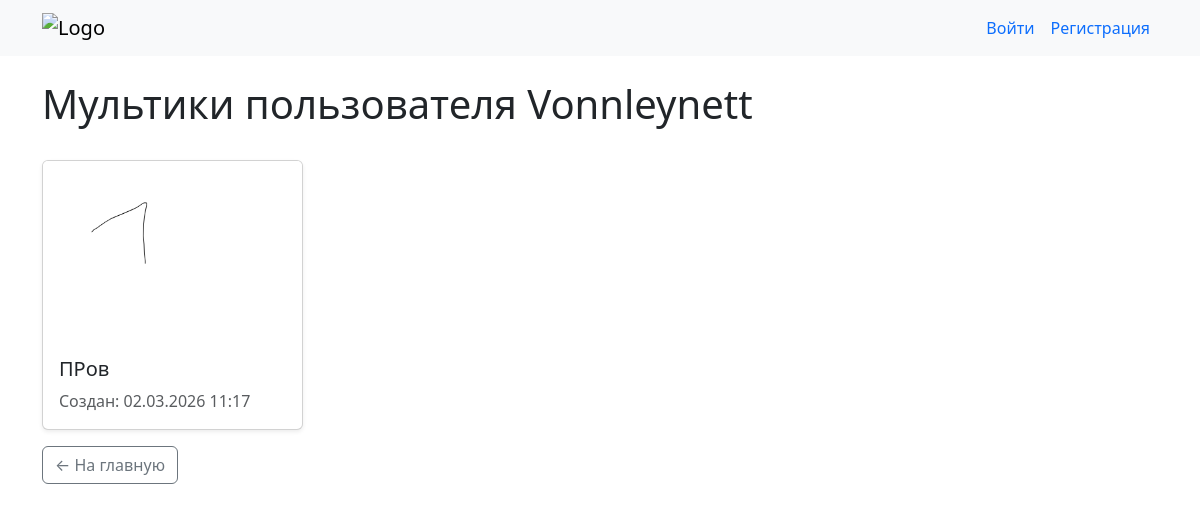
Before: /user/Vonnleynett/ with the older database file.
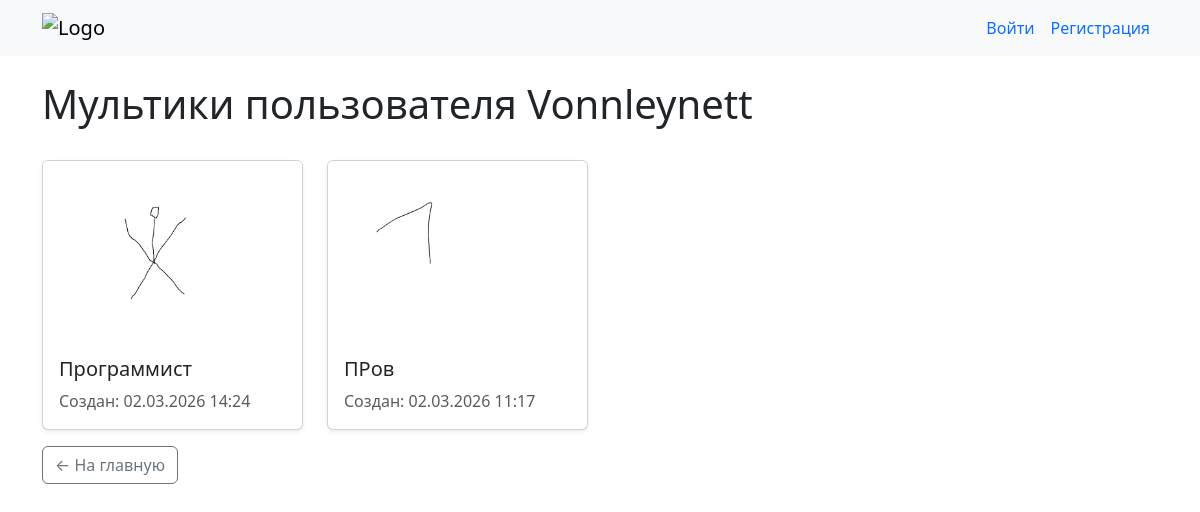
After: the same page with the newer database file.
### cartoons/models.py (models this page shows, shortened)
class Cartoon(models.Model):
    title = models.CharField(max_length=200, verbose_name="Название")
    author = models.ForeignKey(User, on_delete=models.CASCADE,
                               related_name='cartoons')
    created_at = models.DateTimeField(auto_now_add=True)
    updated_at = models.DateTimeField(auto_now=True)
    preview = models.ImageField(upload_to='cartoons/gifs/')
    frames_data = models.JSONField(default=dict, blank=True)
    fps = models.PositiveSmallIntegerField(default=12)
    class Meta:
        ordering = ['-created_at']  # сортировка по новизне

### cartoons/views.py (the view)
# urls.py: path('user/<str:username>/', views.user_profile, name='user_profile'),
def user_profile(request, username):
    user = get_object_or_404(User, username=username)
    cartoons = Cartoon.objects.filter(author=user).order_by('-created_at')
    return render(request, 'cartoons/user_profile.html', {
        'profile_user': user,
        'cartoons': cartoons
    })

### cartoons/templates/cartoons/user_profile.html (shortened to what this page needs)
{% extends "base.html" %}
{% load static %}
{% block content %}
<div class="d-flex justify-content-between align-items-center mb-4">
    <h1>Мультики пользователя {{ profile_user.username }}</h1>
</div>
<div class="row row-cols-1 row-cols-sm-2 row-cols-md-3 row-cols-lg-4 g-4">
    {% for cartoon in cartoons %}
    <div class="col">
        <div class="card h-100 shadow-sm">
            <a href="{% url 'detail' cartoon.pk %}" class="text-decoration-none text-dark">
                {% if cartoon.preview %}
                <img src="{{ cartoon.preview.url }}" class="card-img-top" alt="{{ cartoon.title }}" style="height: 180px; object-fit: cover;">
                {% else %}
                <div class="card-img-top bg-light d-flex align-items-center justify-content-center" style="height: 180px;">
                    <span class="text-muted">Нет превью</span>
                </div>
                {% endif %}
                <div class="card-body">
                    <h5 class="card-title">{{ cartoon.title }}</h5>
                    <p class="card-text text-muted">
                        Создан: {{ cartoon.created_at|date:"d.m.Y H:i" }}
                    </p>
                </div>
            </a>
        </div>
    </div>
    {% empty %}
    <div class="col-12">
        <div class="alert alert-info">
            У этого пользователя пока нет мультиков.
        </div>
    </div>
    {% endfor %}
</div>
<div class="mt-3">
    <a href="{% url 'index' %}" class="btn btn-outline-secondary">← На главную</a>
</div>
{% endblock %}

Changed rows visible on the page:
added Cartoon: preview (picture), title "Программист", created_at "02.03.2026 14:24"
